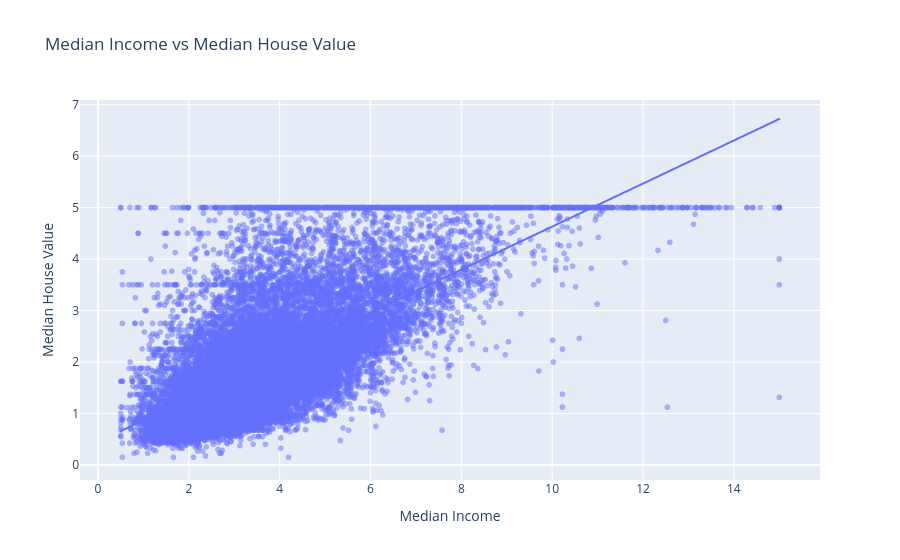

Here is the notebook cell this chart was saved with:
### Code cell
fig = px.scatter(
    df,
    x="MedInc",
    y="MedHouseVal",
    trendline="ols",
    opacity=0.5,
    title="Median Income vs Median House Value"
)

fig.update_layout(
    xaxis_title="Median Income",
    yaxis_title="Median House Value"
)

fig.show()

### Figure 1 — Plotly figure (JSON) as saved in the notebook; plotly's stock layout.template omitted (floating-point values rounded to 4 significant figures; data arrays with more than 128 entries replaced by an {"elided": "..."} marker saying what was removed)
{"data": [{"hovertemplate": "MedInc=%{x}<br>MedHouseVal=%{y}<extra></extra>", "legendgroup": "", "marker": {"color": "#636efa", "opacity": 0.5, "symbol": "circle"}, "mode": "markers", "name": "", "showlegend": false, "type": "scattergl", "x": {"elided": "20640 float values"}, "xaxis": "x", "y": {"elided": "20640 float values"}, "yaxis": "y"}, {"hovertemplate": "<b>OLS trendline</b><br>MedHouseVal = 0.417938 * MedInc + 0.450856<br>R<sup>2</sup>=0.473447<br><br>MedInc=%{x}<br>MedHouseVal=%{y} <b>(trend)</b><extra></extra>", "legendgroup": "", "marker": {"color": "#636efa", "symbol": "circle"}, "mode": "lines", "name": "", "showlegend": false, "type": "scattergl", "x": {"elided": "20640 float values"}, "xaxis": "x", "y": {"elided": "20640 float values"}, "yaxis": "y"}], "layout": {"legend": {"tracegroupgap": 0}, "title": {"text": "Median Income vs Median House Value"}, "xaxis": {"anchor": "y", "domain": [0, 1], "title": {"text": "Median Income"}}, "yaxis": {"anchor": "x", "domain": [0, 1], "title": {"text": "Median House Value"}}}}
